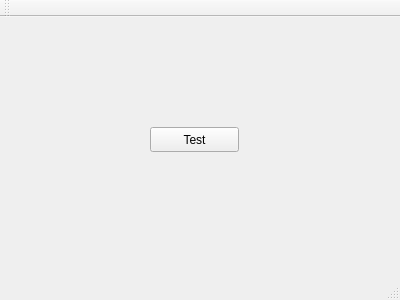
<?xml version="1.0" encoding="UTF-8"?>
<ui version="4.0">
 <class>MainWindow</class>
 <widget class="QMainWindow" name="MainWindow">
  <property name="geometry">
   <rect>
    <x>0</x>
    <y>0</y>
    <width>400</width>
    <height>300</height>
   </rect>
  </property>
  <property name="windowTitle">
   <string>MainWindow</string>
  </property>
  <widget class="QWidget" name="centralWidget">
   <widget class="QPushButton" name="pushButton">
    <property name="geometry">
     <rect>
      <x>150</x>
      <y>110</y>
      <width>89</width>
      <height>25</height>
     </rect>
    </property>
    <property name="text">
     <string>Test</string>
    </property>
   </widget>
  </widget>
  <widget class="QMenuBar" name="menuBar">
   <property name="geometry">
    <rect>
     <x>0</x>
     <y>0</y>
     <width>400</width>
     <height>22</height>
    </rect>
   </property>
  </widget>
  <widget class="QToolBar" name="mainToolBar">
   <attribute name="toolBarArea">
    <enum>TopToolBarArea</enum>
   </attribute>
   <attribute name="toolBarBreak">
    <bool>false</bool>
   </attribute>
  </widget>
  <widget class="QStatusBar" name="statusBar"/>
 </widget>
 <layoutdefault spacing="6" margin="11"/>
 <resources/>
 <connections/>
</ui>
